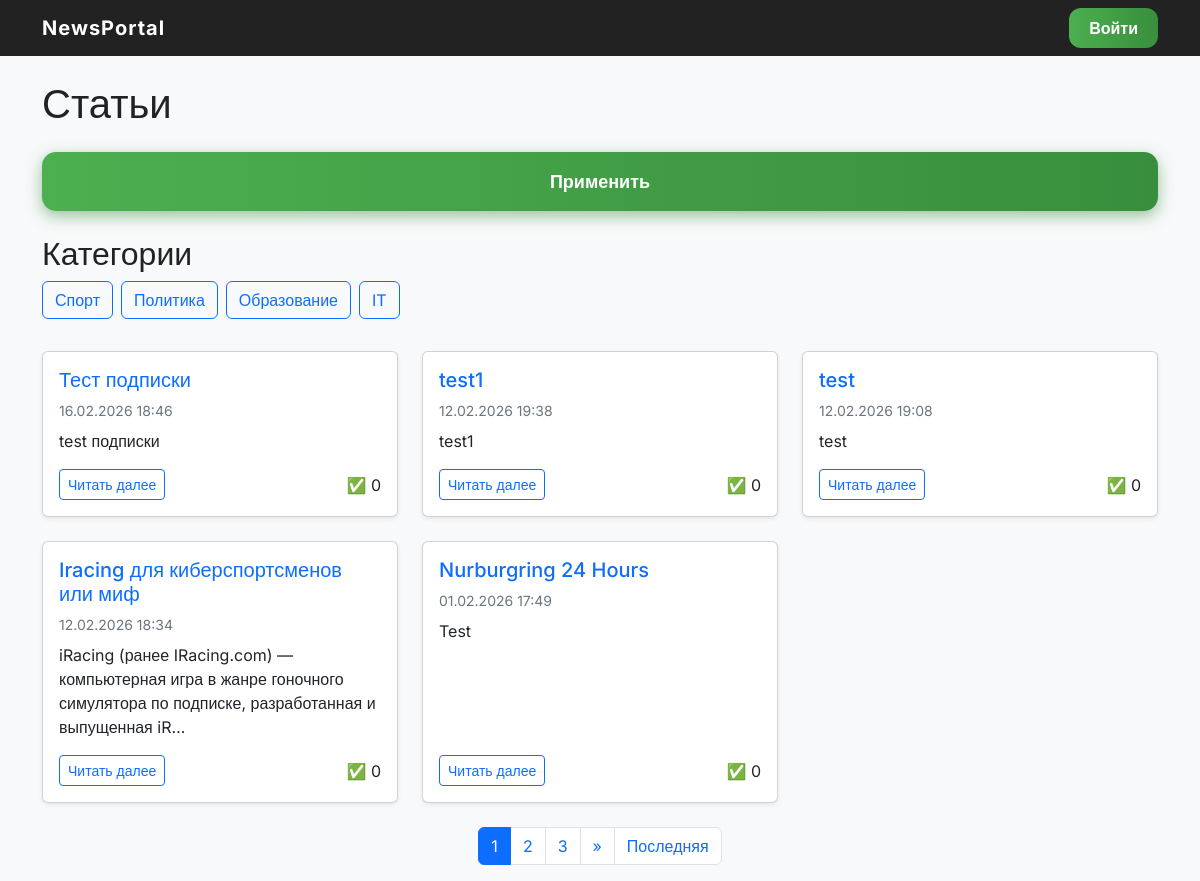
The app's page /articles/?&page=1 with its own data.
### portal/models.py (models this page shows, shortened)
class Category(models.Model):
    name = models.CharField(max_length=64, unique=True)
    subscribers = models.ManyToManyField(
        User,
        related_name='subscribed_categories',
        blank=True
    )
    class Meta:
        verbose_name = 'Категория'
        verbose_name_plural = 'Категории'

class Post(models.Model):
    ARTICLE = 'AR'
    NEWS = 'NW'
    TYPES = [
        (ARTICLE, 'Статья'),
        (NEWS, 'Новость'),
    ]
    author = models.ForeignKey(Author, on_delete=models.CASCADE)
    type = models.CharField(max_length=2, choices=TYPES)
    created_at = models.DateTimeField(auto_now_add=True)
    categories = models.ManyToManyField(
        Category,
        through='PostCategory',
        related_name='posts'
    )
    title = models.CharField(max_length=255)
    text = models.TextField()
    rating = models.IntegerField(default=0)
    image = models.ImageField(upload_to='posts/', blank=True, null=True)
    class Meta:
        ordering = ['-created_at']
        verbose_name = 'Пост'
        verbose_name_plural = 'Посты'

### portal/views.py (the view)
# urls.py: path('articles/', ArticleList.as_view(), name='article_list'),
class ArticleList(BasePostListView):
    template_name = 'articles/article_list.html'
    context_object_name = 'articles'
    paginate_by = 5
    type_filter = 'AR'
    def get_queryset(self):
        queryset = super().get_queryset()
        query = self.request.GET.get('q')
        if query:
            queryset = queryset.filter(title__icontains=query)
        return queryset

### portal/templatetags/censor.py (called while the page is built)
@register.filter(name='censor')
def censor(value):
    if not isinstance(value, str):
        return value
    for word in BAD_WORDS:
        value = value.replace(word, '*' * len(word))
    return value

### portal/views.py (called while the page is built)
    def get_queryset(self):
        queryset = Post.objects.all()
        if self.type_filter:
            queryset = queryset.filter(type=self.type_filter)
        if self.filter_class:
            self.filterset = self.filter_class(self.request.GET, queryset)
            return self.filterset.qs.order_by('-created_at')
        return queryset.order_by('-created_at')

    def get_context_data(self, **kwargs):
        context = super().get_context_data(**kwargs)
        context['categories'] = Category.objects.all()
        if hasattr(self, 'filterset'):
            context['filterset'] = self.filterset
        return context

### portal/templates/articles/article_list.html (shortened to what this page needs)
{% extends 'base.html' %}
{% load static %}
{% load censor %}
{% block content %}
<h1 class="mb-4">Статьи</h1>
<form method="get" class="mb-4">
    <button type="submit" class="btn btn-primary">Применить</button>
</form>
<h2>Категории</h2>
<div class="d-flex flex-wrap mb-4">
    {% for category in categories %}
        <a href="{% url 'category_posts' category.id %}"
           class="btn btn-outline-primary me-2 mb-2">
            {{ category.name }}
        </a>
    {% endfor %}
</div>
<div class="row">
    {% for item in articles %}
        <div class="col-md-6 col-lg-4 mb-4">
            <div class="card h-100 shadow-sm">
                <div class="card-body d-flex flex-column">
                    <h5 class="card-title">
                        <a href="{% url 'article_detail' item.id %}" class="text-decoration-none">
                            {{ item.title|censor }}
                        </a>
                    </h5>
                    <p class="text-muted small mb-2">
                        {{ item.created_at|date:"d.m.Y H:i" }}
                    </p>
                    <p class="card-text">
                        {{ item.text|truncatechars:120|censor }}
                    </p>
                    <div class="mt-auto d-flex justify-content-between align-items-center">
                        <a href="{% url 'article_detail' item.id %}"
                           class="btn btn-outline-primary btn-sm">
                           Читать далее
                        </a>
                        <span>✅ {{ item.rating }}</span>
                    </div>
                </div>
            </div>
        </div>
    {% empty %}
        <p>Статей нет</p>
    {% endfor %}
</div>
{% with request.GET.urlencode as query_params %}
<nav aria-label="Page navigation">
  <ul class="pagination justify-content-center">
    {% for num in page_obj.paginator.page_range %}
      {% if num >= page_obj.number|add:-2 and num <= page_obj.number|add:2 %}
        <li class="page-item {% if num == page_obj.number %}active{% endif %}">
          <a class="page-link" href="?{{ query_params }}&page={{ num }}">{{ num }}</a>
        </li>
      {% endif %}
    {% endfor %}
    {% if page_obj.has_next %}
      <li class="page-item">
        <a class="page-link" href="?{{ query_params }}&page={{ page_obj.next_page_number }}">»</a>
      </li>
      <li class="page-item">
        <a class="page-link" href="?{{ query_params }}&page={{ page_obj.paginator.num_pages }}">Последняя</a>
      </li>
    {% endif %}
  </ul>
</nav>
{% endwith %}
{% endblock %}

### static/css/account.css (style rules this page uses)
body { font-family: 'Inter', sans-serif; background: #f0f4f8; margin: 0; color: #222; -webkit-font-smoothing: antialiased; -moz-osx-font-smoothing: grayscale; transition: background-color 0.3s ease, color 0.3s ease; }
button[type="submit"] { width: 100%; padding: 16px 0; background: linear-gradient(90deg, #4caf50, #388e3c); border: none; border-radius: 14px; color: #fff; font-weight: 700; font-size: 18px; cursor: pointer; box-shadow: 0 5px 15px rgba(56, 142, 60, 0.5); transition: background 0.3s ease, box-shadow 0.3s ease, transform 0.15s ease; user-select: none; }

### records on screen
Category: name "Спорт"
Category: name "Политика"
Category: name "Образование"
Category: name "IT"
Post: title|censor "Тест подписки", created_at "16.02.2026 18:46", text|censor "test подписки", rating "0"
Post: title|censor "test1", created_at "12.02.2026 19:38", text|censor "test1", rating "0"
Post: title|censor "test", created_at "12.02.2026 19:08", text|censor "test", rating "0"
Post: title|censor "Iracing для киберспортсменов или миф", created_at "12.02.2026 18:34", text|censor "iRacing (ранее IRacing.com) — компьютерная игра в жанре гоночного симулятора по подписке, разработанная и выпущенная iR…", rating "0"
Post: title|censor "Nurburgring 24 Hours", created_at "01.02.2026 17:49", text|censor "Test", rating "0"

### other values on screen
{{ num }} "1" "2" "3"
